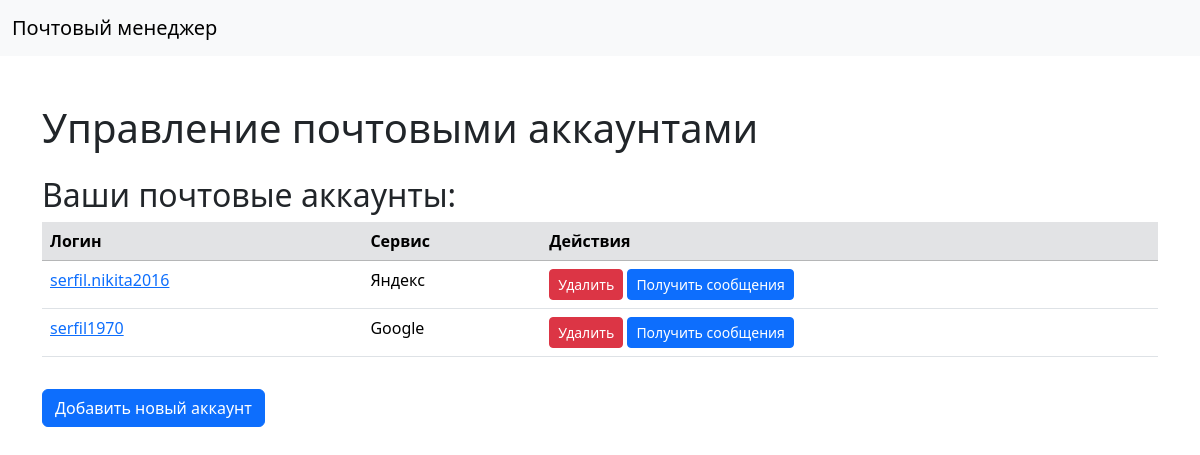
The page / on the database its author committed.
### core/models.py (models this page shows)
class MailAccount(Model):
    __tablename__ = "mail_accounts"
    id: Mapped[int] = mapped_column(primary_key=True, index=True)
    service_id: Mapped[int] = mapped_column(ForeignKey("mail_services.id"), index=True)
    login: Mapped[str] = mapped_column(String, index=True)
    password: Mapped[str] = mapped_column(String)
    service: Mapped["MailService"] = relationship(back_populates="mail_accounts")
    messages: Mapped[list["MailMessage"]] = relationship(back_populates="mail_account")

class MailService(Model):
    __tablename__ = "mail_services"
    id: Mapped[int] = mapped_column(primary_key=True, index=True)
    name: Mapped[str] = mapped_column(String, unique=True, index=True)
    imap_server: Mapped[str] = mapped_column(String)
    is_custom: Mapped[bool] = mapped_column(Boolean, default=False)
    mail_accounts: Mapped[list["MailAccount"]] = relationship(back_populates="service")

### routers/account_routes.py (the view)
@router.get("/", response_class=HTMLResponse)
async def root(request: Request, db: Session = Depends(get_db)):
    mail_accounts = db.query(MailAccount).all()
    return templates.TemplateResponse(
        "index.html",
        {
            "request": request,
            "mail_accounts": mail_accounts
        }
    )

### templates/index.html (shortened to what this page needs)
{% extends "base.html" %}
{% block content %}
<div class="container mt-5">
    <h1 class="mb-4">Управление почтовыми аккаунтами</h1>
    {% if mail_accounts %}
        <h2>Ваши почтовые аккаунты:</h2>
        <table class="table table-hover">
            <thead class="table-secondary">
                <tr>
                    <th scope="col">Логин</th>
                    <th scope="col">Сервис</th>
                    <th scope="col">Действия</th>
                </tr>
            </thead>
            <tbody>
                {% for account in mail_accounts %}
                <tr>
                    <td>
                        <a href="{{ url_for('get_messages') }}?account_id={{ account.id }}">
                            {{ account.login }}
                        </a>
                    </td>
                    <td>{{ account.service.name }}</td>
                    <td>
                        <button class="btn btn-danger btn-sm" onclick="showDeleteModal({{ account.id }}, '{{ account.login }}')">Удалить</button>
                        <button class="btn btn-primary btn-sm" onclick="fetchMessages({{ account.id }})">Получить сообщения</button>
                    </td>
                </tr>
                {% endfor %}
            </tbody>
        </table>
    {% else %}
        <p>У вас пока нет добавленных почтовых аккаунтов.</p>
    {% endif %}
    <a href="{{ url_for('create_account_form') }}" class="btn btn-primary mt-3">Добавить новый аккаунт</a>
</div>
{% endblock %}

### rows shown on the page
MailAccount: login "serfil.nikita2016", service.name "Яндекс"
MailAccount: login "serfil1970", service.name "Google"
